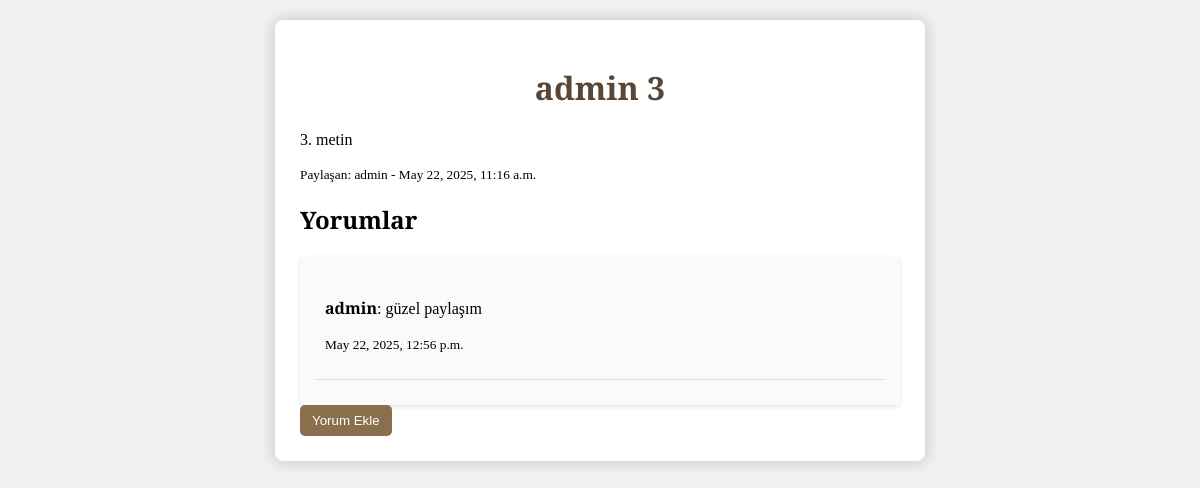
Screenshot of /notlar/4/ with the database file from the repository.
### notlar/models.py (models this page shows, shortened)
class Not(models.Model):
    user = models.ForeignKey(User, on_delete=models.CASCADE)
    title = models.CharField(max_length=200)
    description = models.TextField(blank=True)
    file = models.FileField(upload_to='notlar/', blank=True)
    created_at = models.DateTimeField(auto_now_add=True)
    is_approved = models.BooleanField(default=False)  # Moderasyon için onay alanı

class Yorum(models.Model):
    not_obj = models.ForeignKey(Not, on_delete=models.CASCADE, related_name="yorumlar")
    user = models.ForeignKey(User, on_delete=models.CASCADE)
    text = models.TextField()
    created_at = models.DateTimeField(auto_now_add=True)

### notlar/views.py (the view)
# urls.py: path("<int:not_id>/", not_detay, name="not_detay"),  # Not detayına yönlendirme
def not_detay(request, not_id):
    not_obj = get_object_or_404(Not, pk=not_id)  # Bu nota ait yorumları getir
    yorumlar = Yorum.objects.filter(not_obj=not_obj)  # Yorumları çekiyoruz
    return render(request, "notlar/not_detay.html", {"not_obj": not_obj, "yorumlar": yorumlar})

### notlar/templates/notlar/not_detay.html (shortened to what this page needs)
<!DOCTYPE html>
<html lang="tr">
<head>
</head>
<body>
    <div class="container">
        <h1>{{ not_obj.title }}</h1>
        <p>{{ not_obj.description }}</p>
        <p><small>Paylaşan: {{ not_obj.user.username }} - {{ not_obj.created_at }}</small></p>
        <h2>Yorumlar</h2>
        <div class="comments">
            {% for yorum in yorumlar %}
                <div class="comment">
                    <p><strong>{{ yorum.user.username }}</strong>: {{ yorum.text }}</p>
                    <p><small>{{ yorum.created_at }}</small></p>
                </div>
            {% empty %}
                <p>Henüz yorum yok.</p>
            {% endfor %}
        </div>
        <a href="{% url 'yorum_ekle' not_obj.id %}">
            <button class="btn">Yorum Ekle</button>
        </a>
    </div>
</body>
</html>

### notlar/templates/notlar/not_detay.html (style rules this page uses)
body { background-color: #f0f0f0; font-family: 'Playfair Display', serif; display: flex; align-items: center; justify-content: center; flex-direction: column; margin: 0; padding: 20px; }
.container { background: white; padding: 25px; border-radius: 8px; box-shadow: 0 0 15px rgba(0, 0, 0, 0.2); width: 600px; text-align: left; }
h1 { text-align: center; color: #5a4634; }
.comments { margin-top: 20px; padding: 15px; background: #fafafa; border-radius: 5px; box-shadow: 0 2px 5px rgba(0, 0, 0, 0.1); }
.comment { padding: 10px; border-bottom: 1px solid #ddd; margin-bottom: 10px; }
.btn { padding: 8px 12px; background-color: #8a6f4d; color: white; border: none; border-radius: 5px; cursor: pointer; text-decoration: none; }

### rows the page displays
Not: title "admin 3", description "3. metin", user.username "admin", created_at "May 22, 2025, 11:16 a.m."
Yorum: user.username "admin", text "güzel paylaşım", created_at "May 22, 2025, 12:56 p.m."
